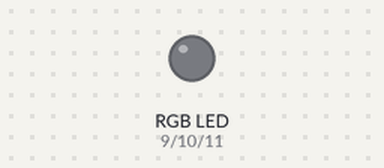
A sketch run on a simulated Arduino Uno, built with avr-gcc and run on an emulated ATmega328P. On the bench: an RGB LED mixed from three pins (HIGH = lit).

Above: at 0.1 s.
At 2.1 s:
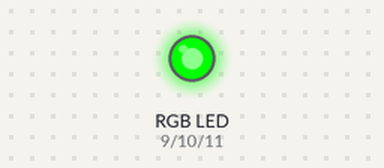
At 4.1 s:
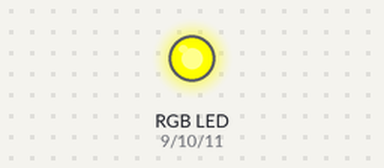
At 6.1 s:
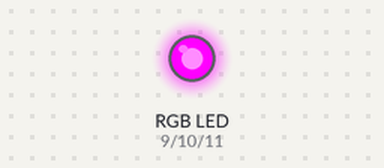
At 18.8 s:
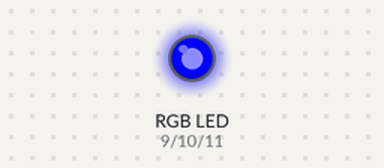
At 38.5 s:
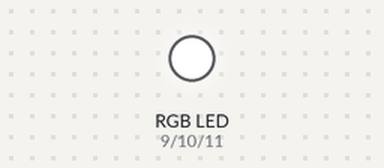
Timing chart, 0 to 40.0 s (numbered marks = the images above):
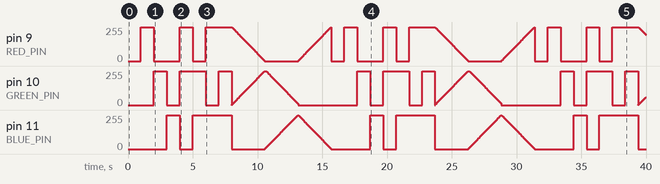

Measured:
- by itself, pin 9 (RED_PIN): 0/255 → 255/255 at 1.0 s, → 0/255 1.0 s later, → 255/255 2.0 s later, → 0/255 1.0 s later, … (1096 changes in this stretch)
- by itself, pin 11 (BLUE_PIN): 0/255 → 255/255 at 3.0 s, → 0/255 1.0 s later, → 255/255 1.0 s later, → 0/255 3.0 s later, … (1032 changes in this stretch)

The sketch:

multiColorLED.ino
```cpp
const int RED_PIN = 9;
const int GREEN_PIN = 10;
const int BLUE_PIN = 11;

int DISPLAY_TIME = 100; // ms

void setup() {
  pinMode(RED_PIN, OUTPUT);
  pinMode(GREEN_PIN, OUTPUT);
  pinMode(BLUE_PIN, OUTPUT);
};

void loop() {
  mainColors();
  showSpectrum();
};

void mainColors() {
  digitalWrite(RED_PIN, LOW);
  digitalWrite(GREEN_PIN, LOW);
  digitalWrite(BLUE_PIN, LOW);

  delay(1000);

  // Red (turn just the red LED on):

  digitalWrite(RED_PIN, HIGH);
  digitalWrite(GREEN_PIN, LOW);
  digitalWrite(BLUE_PIN, LOW);

  delay(1000);

  // Green (turn just the green LED on):

  digitalWrite(RED_PIN, LOW);
  digitalWrite(GREEN_PIN, HIGH);
  digitalWrite(BLUE_PIN, LOW);

  delay(1000);

  // Blue (turn just the blue LED on):

  digitalWrite(RED_PIN, LOW);
  digitalWrite(GREEN_PIN, LOW);
  digitalWrite(BLUE_PIN, HIGH);

  delay(1000);

  // Yellow (turn red and green on):

  digitalWrite(RED_PIN, HIGH);
  digitalWrite(GREEN_PIN, HIGH);
  digitalWrite(BLUE_PIN, LOW);

  delay(1000);

  // Cyan (turn green and blue on):

  digitalWrite(RED_PIN, LOW);
  digitalWrite(GREEN_PIN, HIGH);
  digitalWrite(BLUE_PIN, HIGH);

  delay(1000);

  // Purple (turn red and blue on):

  digitalWrite(RED_PIN, HIGH);
  digitalWrite(GREEN_PIN, LOW);
  digitalWrite(BLUE_PIN, HIGH);

  delay(1000);

  // White (turn all the LEDs on):

  digitalWrite(RED_PIN, HIGH);
  digitalWrite(GREEN_PIN, HIGH);
  digitalWrite(BLUE_PIN, HIGH);

  delay(1000);
}

void showSpectrum() {
  int x;

  for (x = 0; x < 768; x++) {
    showRGB(x);
    delay(10);
  }
}

void showRGB(int color) {
  int redIntensity;
  int greenIntensity;
  int blueIntensity;

  if (color <= 255) {
    redIntensity = 255 - color;
    greenIntensity = color;
    blueIntensity = 0;
  } else if (color <= 511) {
    redIntensity = 0;
    greenIntensity = 255 - (color - 265);
    blueIntensity = (color - 256);
  } else {
    redIntensity = (color - 512);
    greenIntensity = 0;
    blueIntensity = 255 - (color - 512);
  }

  analogWrite(RED_PIN, redIntensity);
  analogWrite(BLUE_PIN, blueIntensity);
  analogWrite(GREEN_PIN, greenIntensity);
}
```
